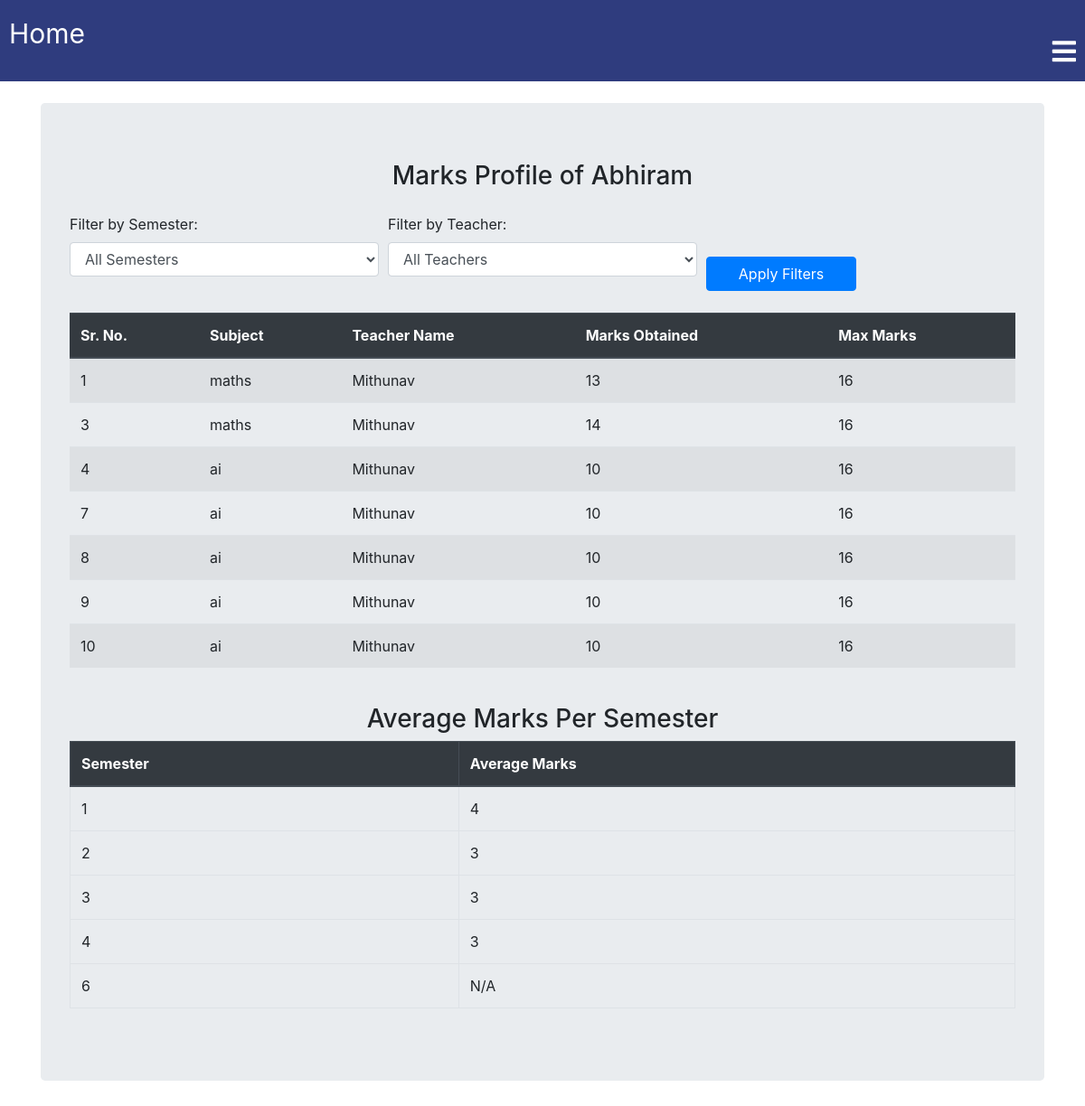
/classroom/student/17/all_marks (signed in), run on the app's committed database.
### classroom/models.py (models this page shows, shortened)
class Student(models.Model):
    user = models.OneToOneField(User,on_delete=models.CASCADE,primary_key=True,related_name='Student')
    name=models.CharField(max_length=250)
    roll_no = models.CharField(max_length=50)
    email = models.EmailField(max_length=254)
    phone = models.IntegerField()
    student_profile_pic = models.ImageField(upload_to="classroom/student_profile_pic",blank=True)
    class Meta:
        ordering = ['roll_no']

class StudentMarks(models.Model):
    teacher = models.ForeignKey(Teacher,related_name='given_marks',on_delete=models.CASCADE)
    student = models.ForeignKey(Student,related_name="marks",on_delete=models.CASCADE)
    semester = models.IntegerField(default=1)
    subject_name = models.CharField(max_length=250)
    marks_obtained = models.IntegerField(blank=True, null=True)
    maximum_marks = models.IntegerField(default=16)
    viva_mark_obtained = models.FloatField(blank=True, null=True)
    assignment_mark_obtained = models.FloatField(blank=True, null=True)

class Teacher(models.Model):
    user = models.OneToOneField(User,on_delete=models.CASCADE,primary_key=True,related_name='Teacher')
    name = models.CharField(max_length=250)
    subject_name = models.CharField(max_length=250)
    email = models.EmailField(max_length=254)
    phone = models.IntegerField()
    teacher_profile_pic = models.ImageField(upload_to="classroom/teacher_profile_pic",blank=True)
    class_students = models.ManyToManyField(Student,through="StudentsInClass")

### classroom/views.py (the view)
class StudentAllMarksList(LoginRequiredMixin, DetailView):
    model = Student
    template_name = "classroom/student_allmarks_list.html"
    context_object_name = "student"
    def get_context_data(self, **kwargs):
        context = super().get_context_data(**kwargs)
        student = self.object
        all_marks = student.marks.all()
        semester_filter = self.request.GET.get('semester')
        teacher_filter = self.request.GET.get('teacher')
        if semester_filter:
            all_marks = all_marks.filter(semester=semester_filter)
        if teacher_filter:
            all_marks = all_marks.filter(teacher__pk=teacher_filter)
        semester_marks = {}
        teacher_marks = {}
        for mark in all_marks:
            semester = mark.semester
            teacher = mark.teacher
            if semester not in semester_marks:
                semester_marks[semester] = []
            semester_marks[semester].append(mark)
            if teacher not in teacher_marks:
                teacher_marks[teacher] = []
            teacher_marks[teacher].append(mark)
        context['semester_marks'] = semester_marks
        context['teacher_marks'] = teacher_marks
        context['all_marks'] = all_marks  # For displaying all marks if no filter is applied
        total_marks_per_semester = {}
        count_marks_per_semester = {}
        for mark in all_marks:
            semester = mark.semester
            marks_obtained = mark.marks_obtained
            if semester not in total_marks_per_semester:
                total_marks_per_semester[semester] = []
            if marks_obtained is not None:
                total_marks_per_semester[semester].append(marks_obtained)
            count_marks_per_semester[semester] = len(total_marks_per_semester.get(semester, []))
        average_marks_per_semester = {}
        for semester, total_marks in total_marks_per_semester.items():
            if total_marks:
                total_marks.sort(reverse=True)
                top_two_marks = total_marks[:2]
                average_marks = round(sum(top_two_marks) / len(top_two_marks) / mark.maximum_marks * 5)
                average_marks_per_semester[semester] = average_marks
            else:
                average_marks_per_semester[semester] = None
        context['average_marks_per_semester'] = average_marks_per_semester
        return context

### template/classroom/student_allmarks_list.html (shortened to what this page needs)
{% extends "classroom/base.html" %}
{% load static %}
{% block content %}
<div class="container mt-4">
    <div class="jumbotron">
        <h3 class="mb-4">Marks Profile of {{ student.name }}</h3>
        <form method="GET" class="mb-4">
            <div class="form-row">
                <div class="col-md-4 mb-3">
                    <label for="semester_filter">Filter by Semester:</label>
                    <select id="semester_filter" name="semester" class="form-control">
                        <option value="">All Semesters</option>
                    </select>
                </div>
                <div class="col-md-4 mb-3">
                    <label for="teacher_filter">Filter by Teacher:</label>
                    <select id="teacher_filter" name="teacher" class="form-control">
                        <option value="">All Teachers</option>
                    </select>
                </div>
                <div class="col-md-2 align-self-end">
                    <button type="submit" class="btn btn-primary btn-block">Apply Filters</button>
                </div>
            </div>
        </form>
        <div class="table-responsive">
            <table class="table table-striped">
                <thead class="thead-dark">
                    <tr>
                        <th scope="col">Sr. No.</th>
                        <th scope="col">Subject</th>
                        <th scope="col">Teacher Name</th>
                        <th scope="col">Marks Obtained</th>
                        <th scope="col">Max Marks</th>
                    </tr>
                </thead>
                <tbody>
                    {% for mark in all_marks %}
                        {% if mark.marks_obtained is not None %}
                            <tr>
                                <td>{{ forloop.counter }}</td>
                                <td>{{ mark.subject_name }}</td>
                                <td>{{ mark.teacher.name }}</td>
                                <td>{{ mark.marks_obtained }}</td>
                                <td>{{ mark.maximum_marks }}</td>
                            </tr>
                        {% endif %}
                    {% empty %}
                    <tr>
                        <td colspan="5" class="text-center">No marks match the selected filters.</td>
                    </tr>
                    {% endfor %}
                </tbody>
            </table>
        </div>
        <h3 class="mt-4">Average Marks Per Semester</h3>
        <table class="table table-bordered">
            <thead class="thead-dark">
                <tr>
                    <th scope="col">Semester</th>
                    <th scope="col">Average Marks</th>
                </tr>
            </thead>
            <tbody>
                {% for semester, average_marks in average_marks_per_semester.items %}
                    <tr>
                        <td>{{ semester }}</td>
                        <td>{{ average_marks | default:"N/A" }}</td>
                    </tr>
                {% endfor %}
            </tbody>
        </table>
    </div>
</div>
{% endblock %}

### static/css/base.css (style rules this page uses)
.student-signup-form h1,h3 { margin: 10px; padding: 0; text-align: center; font-size: 40px; font-weight: 300; opacity: 1; }

### data on the page
Student: name "Abhiram"
StudentMarks: subject_name "maths", teacher.name "Mithunav", marks_obtained "13", maximum_marks "16"
StudentMarks: subject_name "maths", teacher.name "Mithunav", marks_obtained "14", maximum_marks "16"
StudentMarks: subject_name "ai", teacher.name "Mithunav", marks_obtained "10", maximum_marks "16"
StudentMarks: subject_name "ai", teacher.name "Mithunav", marks_obtained "10", maximum_marks "16"
StudentMarks: subject_name "ai", teacher.name "Mithunav", marks_obtained "10", maximum_marks "16"
StudentMarks: subject_name "ai", teacher.name "Mithunav", marks_obtained "10", maximum_marks "16"
StudentMarks: subject_name "ai", teacher.name "Mithunav", marks_obtained "10", maximum_marks "16"

### other printed values
{{ semester }} "1" "2" "3" "4" "6"
{{ average_marks | default:"N/A" }} "4" "3" "3" "3" "N/A"
